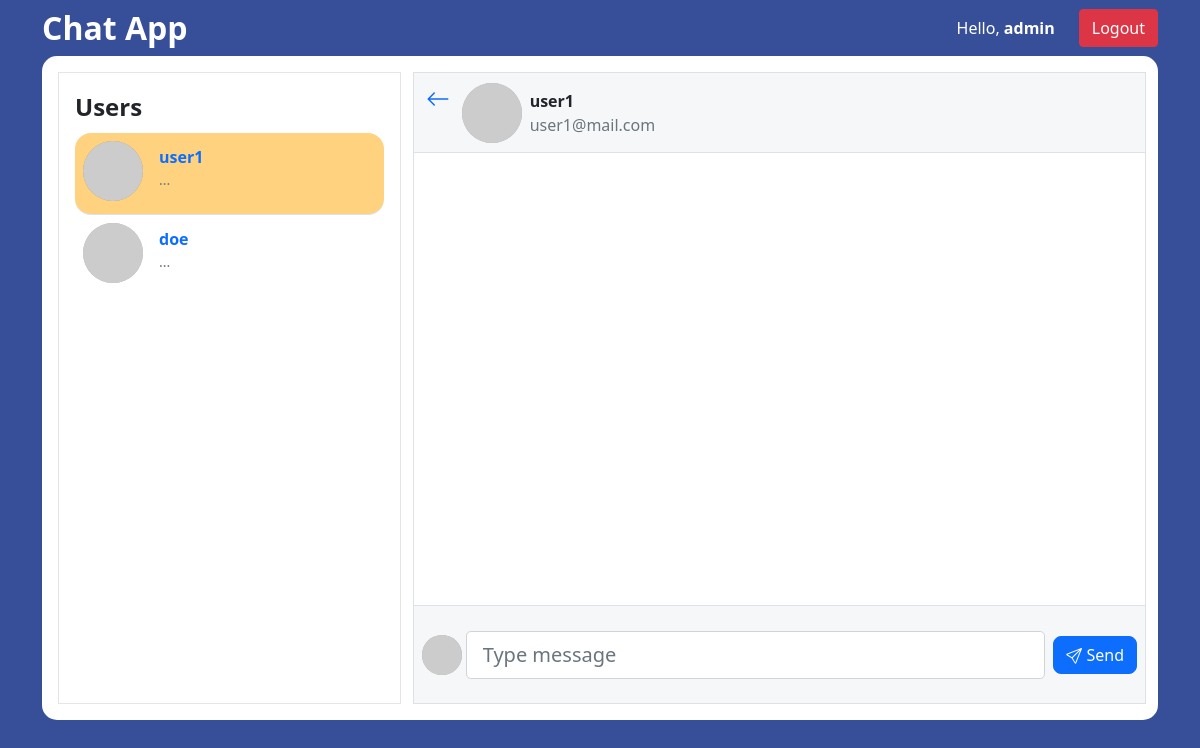
The app's page /chat/user1/ (signed in), older data.
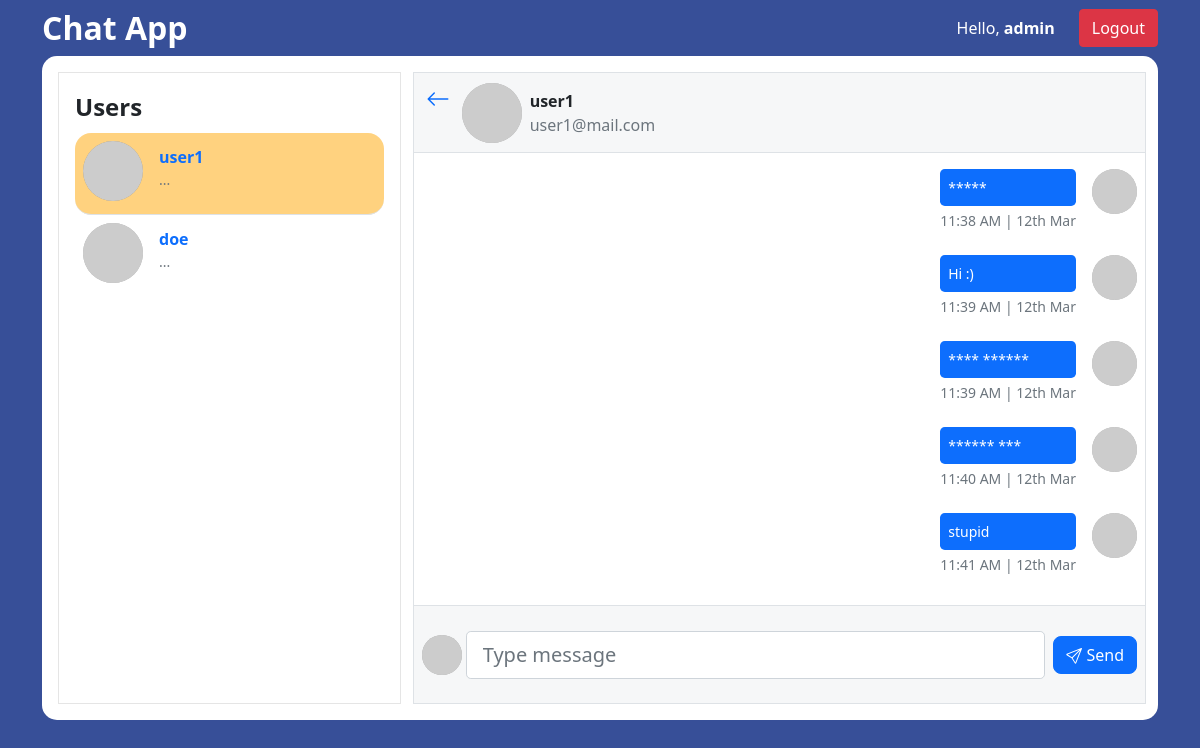
The same page, newer data.
### chat/models.py (models this page shows, shortened)
class Message(models.Model):
    sender = models.ForeignKey(User, on_delete=models.CASCADE, related_name="sender")
    recipient = models.ForeignKey(User, on_delete=models.CASCADE, related_name="recipient")
    message = models.TextField()
    date = models.DateTimeField(auto_now_add=True)
    is_read = models.BooleanField(default=False)
    class Meta:
        ordering = ('-date', )
    def __str__(self):
        return f'{self.message}'
    def sent(self, request):
        if self.sender.id == request.user.id:
            return True
        return False
    @staticmethod
    def get_all_messages(id_1, id_2):
        messages = []
        sender_messages = Message.objects.filter(sender_id=id_1, recipient_id=id_2).order_by('-date')
        for x in range(len(sender_messages)):
            sender_messages[x].is_read = True
            messages.append(sender_messages[x])
        recipient_messages = Message.objects.filter(sender_id=id_2, recipient_id=id_1).order_by('-date')
        for x in range(len(recipient_messages)):
            recipient_messages[x].is_read = True
            messages.append(recipient_messages[x])
        messages.sort(key=lambda x: x.date, reverse=False)
        return messages

### chat/views.py (the view)
# urls.py: path("<str:room_name>/", views.room, name="room"),
@login_required
def room(request, room_name):
    users = User.objects.all().exclude(username=request.user) # other users except the current user
    sender = request.user
    recipient = get_object_or_404(User, username=room_name)
    if (request.method == 'POST'):
        message = request.POST.get("message")
        if message:
            Message.objects.create(sender=sender, recipient=recipient, message=message)
    messages = Message.get_all_messages(id_1=sender.id, id_2=recipient.id)
    return render(request, "chat/chat.html", {
        "room_name": room_name,
        "users": users,
        "messages": messages,
        "recipient": recipient,
    })

### chat_app/custom_tags.py (called while the page is built)
@register.simple_tag
def is_sent(message, request):
    return message.sent(request)

@register.filter
def get_profile_pic(user, size=100):
    id = (int(user.id) * 10)
    return f"https://picsum.photos/id/{id}/{size}"

### chat/templates/chat/chat.html (shortened to what this page needs)
{% extends "base.html" %}
{% load static custom_tags %}
{% block body %}
<section style="background-color: var(--primary-color); height: 100%">
	<div
		class="container d-flex flex-row justify-content-between align-items-center"
		style="height: var(--top-nav-h);"
	>
		<p class="text-white app-title" style="margin: 0;">Chat App</p>
		<div class="d-flex flex-row align-items-center">
			<span class="mx-4 text-white d-block">Hello, <b>{{user}}</b></span>
			<a href="{% url 'logout' %}" class="btn btn-danger">Logout</a>
		</div>
	</div>
	<div class="container" style="height: var(--bottom-height)">
		<div class="row">
			<div class="col-md-12">
				<div class="card pe-md-2 border-0" id="chat3" style="border-radius: 15px; overflow: hidden;">
					<div class="card-body cont-p">
						<div class="row x">
							<div class="col-md-6 col-lg-5 col-xl-4 mb-4 mb-md-0 {% if room_name %}d-none d-md-block{% endif %}">
								<div class="p-3 bd-up-show" style="height: 100%; overflow: hidden;">
									<div class="mb-2" style="font-weight: bold; font-size: 1.5rem;">
										Users
									</div>
									<div
										data-mdb-perfect-scrollbar="true"
										class="scroll-container"
										style="position: relative; height: 90%;"
									>
										<ul class="list-unstyled mb-0">
											{% for user in users %}
											{% include 'chat/user.html' with user=user %}
											{% endfor %}
										</ul>
									</div>
								</div>
							</div>
							{% if room_name %}
							<div class="col-md-6 col-lg-7 col-xl-8 ps-0 pe-0 control-height border bd-c" style="position: relative;">
								<div class="d-flex justify-content-start align-items-center border-bottom bd-c"
									style="height: var(--chat-top-h); background-color: var(--chat-bg);"
								>
									<a href="{% url 'chat:index' %}" class="d-block text-black align-self-start" style="margin: 12px 12px 0;">
										<svg xmlns="http://www.w3.org/2000/svg" width="24" height="24" fill="currentColor" class="bi bi-arrow-left" viewBox="0 0 16 16">
											<path fill-rule="evenodd" d="M15 8a.5.5 0 0 0-.5-.5H2.707l3.147-3.146a.5.5 0 1 0-.708-.708l-4 4a.5.5 0 0 0 0 .708l4 4a.5.5 0 0 0 .708-.708L2.707 8.5H14.5A.5.5 0 0 0 15 8z"/>
										</svg>
									</a>
									<img
										src={{recipient|get_profile_pic}}
										alt="recipient profile picture"
										class="p-img"
										style="width: 60px; height: 60px; margin-right: 0.5rem; border-radius: 50%;"
										width="60px"
										height="60px"
									/>
									<div class="d-flex flex-column gap-0">
										<span class="font-weight-bold" style="font-weight: bold;">{{recipient.username}}</span>
										<span class="text-muted">{{recipient.email}}</span>
									</div>
								</div>
								<div
									id="messages-container"
									data-mdb-perfect-scrollbar="true"
									class="pt-3 px-2 scroll-container"
									style="position: relative; height: var(--chat-messages-h);"
								>
									{% for message in messages %}
										{% is_sent message request as sent %}
										{% include 'chat/message.html' with sent=sent message=message %}
									{% endfor %}
								</div>
								<div
									id="chat-input-container"
									class="text-muted d-flex justify-content-between align-items-center p-2 border-top bd-c"
									style="
										position: absolute;
										left: 0;
										bottom: 0;
										width: 100%;
										height: calc(var(--chat-bottom-h) - 2px);
										background-color: var(--chat-bg);
										gap: 0.25rem;
									"
								>
									<img
										src={{user|get_profile_pic}}
										class="p-img"
										alt="my profile picture"
										style="width: 40px; height: 40px; border-radius: 50%; display: block;"
										width="40px"
										height="40px"
									/>
									<input
										type="text"
										class="form-control form-control-lg"
										id="chat-message-input"
										placeholder="Type message"
										style="width: auto; flex-grow: 1;"
									/>
									<button id="chat-message-submit" type="button" class="btn btn-primary" style="margin-left: 0.25rem; border-radius: 8px;">
										Send
									</button>
								</div>
							</div>
							{% else %}
							<div class="col-md-6 col-lg-7 col-xl-8 d-none d-md-block control-height">
								<p style="text-align: center; margin-top: 10rem; font-weight: bold; font-size: 1.5rem;">
									Select user to Chat with
								</p>
							</div>
							{% endif %}
						</div>
					</div>
				</div>
			</div>
		</div>
	</div>
</section>
{% endblock body %}

### templates/base.html (shortened to what this page needs)
<!DOCTYPE html>
<html lang="en">
	<head>
		<link
			href="https://cdn.jsdelivr.net/npm/bootstrap@5.0.2/dist/css/bootstrap.min.css"
			rel="stylesheet"
		/>
	</head>
	<body>
		{% block body %} {% endblock body %}
	</body>
</html>

### chat/templates/chat/user.html (shortened to what this page needs)
{% load custom_tags %}
<li class="chat-user p-2{% if not forloop.last %} border-bottom{% endif %}{% if room_name == user.username %} active{% endif %}">
	<a href="{% url 'chat:room' room_name=user %}" class="d-flex justify-content-between">
		<div class="d-flex flex-row">
			<div>
				<img
					src={{user|get_profile_pic}}
					alt="avatar"
					class="d-flex align-self-center me-3 p-img"
					style="width: 60px; height: 60px; border-radius: 50%;"
					width="60px"
					height="60px"
				/>
			</div>
			<div class="pt-1">
				<p class="fw-bold mb-0">{{user.username}}</p>
				<p class="small text-muted">...</p>
			</div>
		</div>
	</a>
</li>

### chat/templates/chat/message.html (shortened to what this page needs)
{% load tz custom_tags %}
{% if sent %}
<div class="d-flex flex-row justify-content-end mb-2" style="max-width: 60%; margin-left: auto;">
	<div>
		<p class="small p-2 me-3 mb-1 text-white rounded-3 bg-primary">
			{{ message }}
		</p>
		<p class="small me-3 mb-3 rounded-3 text-muted">{{ message.date | localtime | date:"H:i A | jS M" }}</p>
	</div>
	<img
		src={{user|get_profile_pic}}
		alt="sender profile picture"
		class="p-img"
		style="width: 45px; height: 45px; border-radius: 50%;"
		width="45px"
		height="45px"
	/>
</div>
{% endif %}

Row changes from the older to the newer data that the page shows:
added Message: message "*****", date|jS "11:38 AM | 12th Mar"
added Message: message "Hi :)", date|jS "11:39 AM | 12th Mar"
added Message: message "**** ******", date|jS "11:39 AM | 12th Mar"
added Message: message "****** ***", date|jS "11:40 AM | 12th Mar"
added Message: message "stupid", date|jS "11:41 AM | 12th Mar"
